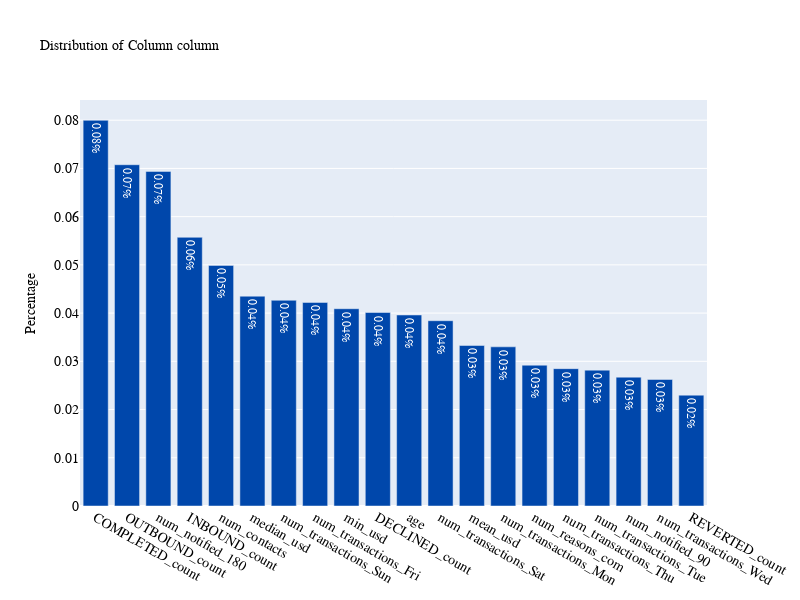

The notebook cell saved with this chart:
### Code cell
plot_bar(feature_importances_df, "Column","Importance" )

### Figure 1 — Plotly figure (JSON) as saved in the notebook; plotly's stock layout.template omitted (floating-point values rounded to 4 significant figures)
{"data": [{"marker": {"color": "#0047AB"}, "text": ["0.08%", "0.07%", "0.07%", "0.06%", "0.05%", "0.04%", "0.04%", "0.04%", "0.04%", "0.04%", "0.04%", "0.04%", "0.03%", "0.03%", "0.03%", "0.03%", "0.03%", "0.03%", "0.03%", "0.02%"], "textposition": "auto", "type": "bar", "x": ["COMPLETED_count", "OUTBOUND_count", "num_notified_180", "INBOUND_count", "num_contacts", "median_usd", "num_transactions_Sun", "num_transactions_Fri", "min_usd", "DECLINED_count", "age", "num_transactions_Sat", "mean_usd", "num_transactions_Mon", "num_reasons_com", "num_transactions_Thu", "num_transactions_Tue", "num_notified_90", "num_transactions_Wed", "REVERTED_count"], "y": [0.07998, 0.07077, 0.06938, 0.05572, 0.04989, 0.04351, 0.04266, 0.04221, 0.0409, 0.04012, 0.03961, 0.03842, 0.03328, 0.033, 0.0292, 0.02848, 0.02817, 0.02671, 0.02624, 0.02298]}], "layout": {"autosize": false, "font": {"color": "white", "family": "Courier New, monospace", "size": 12}, "height": 600, "title": {"font": {"color": "black", "family": "Courier New, monospace", "size": 14}, "text": "Distribution of Column column"}, "width": 800, "xaxis": {"tickfont": {"color": "black", "family": "Courier New, monospace", "size": 14}}, "yaxis": {"tickfont": {"color": "black", "family": "Courier New, monospace", "size": 14}, "title": {"font": {"color": "black", "size": 14}, "text": "Percentage"}}}}
